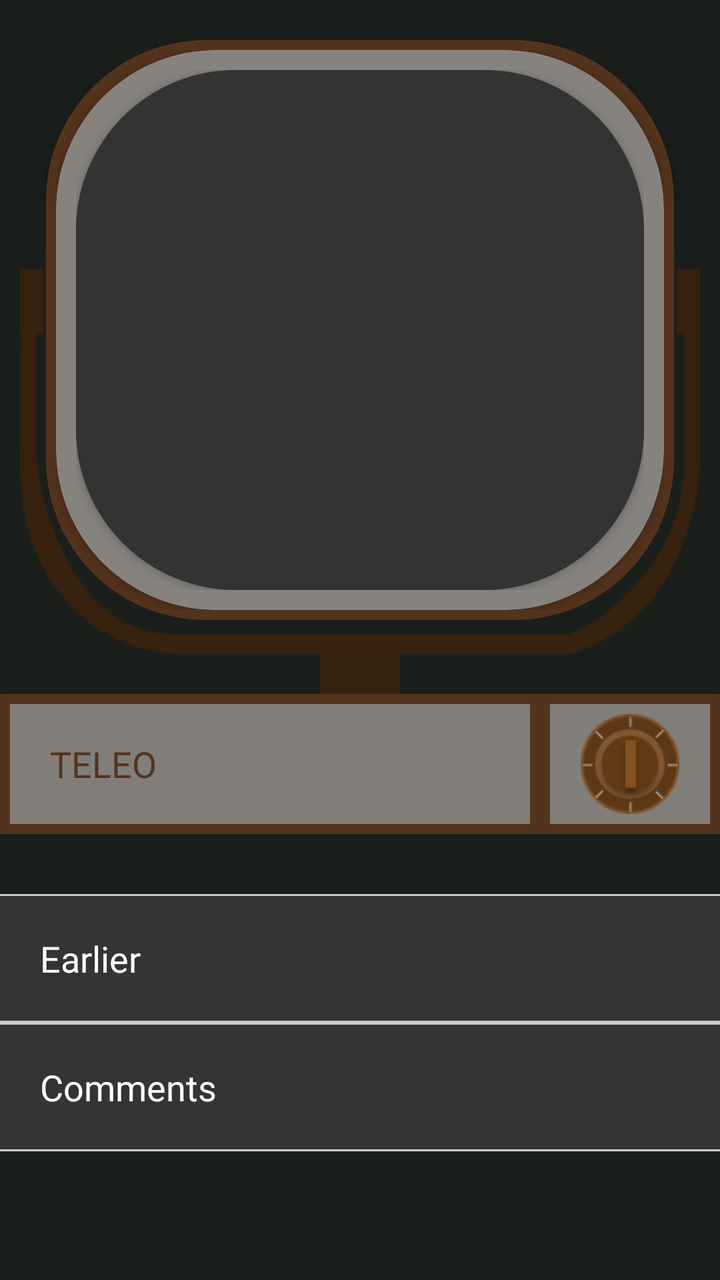
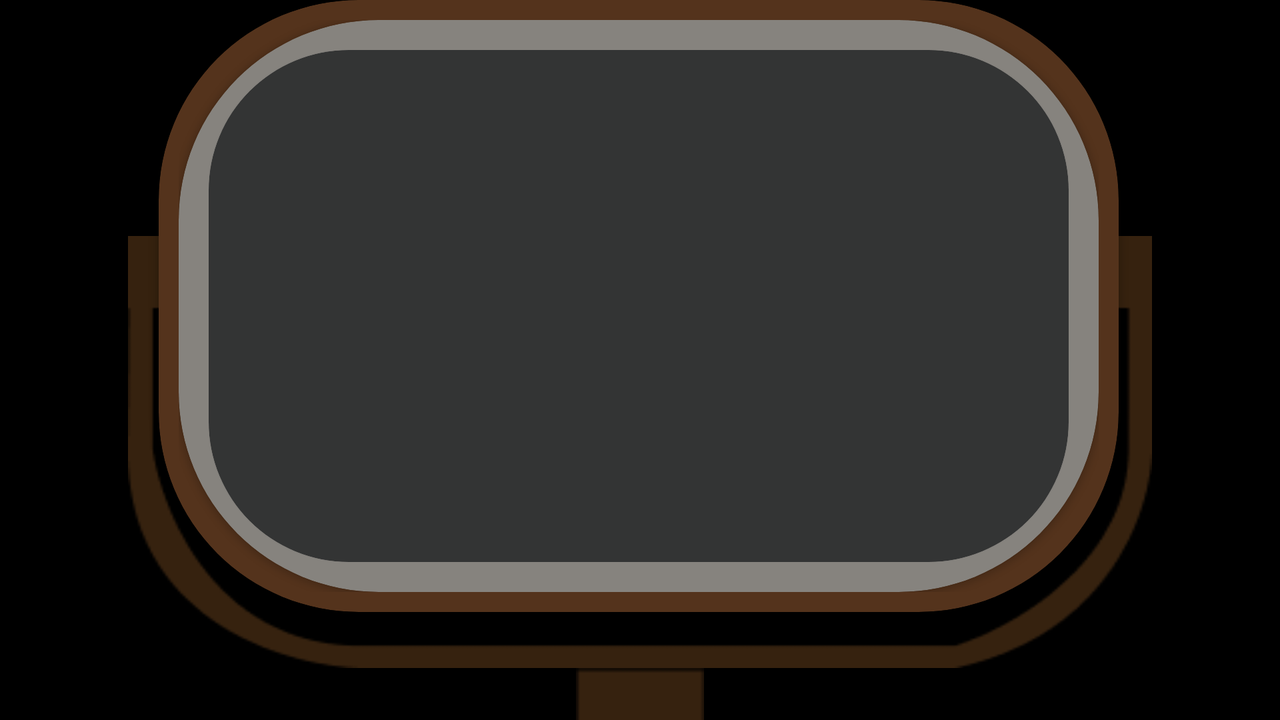

An Android layout and its configuration variant, each rendered on a device that would load it. The default file and the variant file are quoted in full after the pictures.
<!-- AndroidManifest.xml: application theme Theme.AppCompat.NoActionBar -->
<!-- res/layout/fragment_mandelei_tv1960.xml -->
<FrameLayout xmlns:android="http://schemas.android.com/apk/res/android"
    xmlns:app="http://schemas.android.com/apk/res-auto"
    xmlns:tools="http://schemas.android.com/tools"
    android:layout_width="match_parent"
    android:layout_height="match_parent"
    tools:context="gab.cdi.teloe.MandeleiTV"
    android:background="#1B1F1C">
    <ScrollView
        android:layout_width="match_parent"
        android:layout_height="wrap_content">
        <android.support.constraint.ConstraintLayout
            android:layout_width="match_parent"
            android:layout_height="match_parent">
            <android.support.constraint.ConstraintLayout
                android:id="@+id/mandelei_tv_screen_container"
                android:layout_width="match_parent"
                android:layout_height="wrap_content"
                android:layout_marginTop="20dp"
                app:layout_constraintEnd_toEndOf="parent"
                app:layout_constraintStart_toStartOf="parent"
                app:layout_constraintTop_toTopOf="parent">

                <View
                    android:id="@id/customToastRoom"
                    android:layout_width="match_parent"
                    android:layout_height="30dp"
                    android:layout_marginTop="148dp"
                    app:layout_constraintEnd_toEndOf="parent"
                    app:layout_constraintStart_toStartOf="parent"
                    app:layout_constraintTop_toTopOf="parent" />
                <android.support.v7.widget.CardView
                    android:id="@+id/tv_stand_container"
                    android:layout_width="match_parent"
                    android:layout_height="match_parent"
                    android:layout_marginTop="105dp"
                    app:cardBackgroundColor="#1B1F1C"
                    app:contentPadding="10dp"
                    app:contentPaddingBottom="0dp"
                    app:layout_constraintEnd_toEndOf="parent"
                    app:layout_constraintHorizontal_bias="0.0"
                    app:layout_constraintStart_toStartOf="parent"
                    app:layout_constraintTop_toTopOf="parent">
                    <LinearLayout
                        android:layout_width="match_parent"
                        android:layout_height="wrap_content"
                        android:orientation="vertical">
                        <ImageView
                            android:layout_width="match_parent"
                            android:layout_height="match_parent"
                            android:scaleType="fitXY"
                            android:src="@drawable/classic_1960_tv_stand" />
                        <View
                            android:id="@+id/tv_stand_base"
                            android:layout_gravity="center_horizontal"
                            android:background="#34210F"
                            android:layout_width="40dp"
                            android:layout_height="20dp"/>
                    </LinearLayout>
                </android.support.v7.widget.CardView>
                <android.support.v7.widget.CardView
                    android:id="@+id/tv_main"
                    android:layout_marginLeft="23dp"
                    android:layout_marginRight="23dp"
                    android:layout_width="match_parent"
                    android:layout_height="wrap_content"
                    app:cardCornerRadius="80dp"
                    app:layout_constraintEnd_toEndOf="parent"
                    app:layout_constraintStart_toStartOf="parent"
                    app:layout_constraintTop_toTopOf="parent">

                    <android.support.v7.widget.CardView
                        android:layout_width="match_parent"
                        android:layout_height="wrap_content"
                        app:cardBackgroundColor="#54331C"
                        app:cardCornerRadius="80dp"
                        app:contentPadding="5dp">
                        <android.support.v7.widget.CardView
                            android:layout_width="match_parent"
                            android:layout_height="wrap_content"
                            app:cardBackgroundColor="#86837E"
                            app:cardCornerRadius="80dp"
                            app:contentPadding="10dp">
                            <android.support.v7.widget.CardView
                                android:layout_width="match_parent"
                                android:layout_height="wrap_content"
                                app:cardCornerRadius="80dp"
                                >
                                <ImageView
                                android:scaleType="fitXY"
                                android:layout_width="match_parent"
                                android:layout_height="wrap_content"
                                android:src="@drawable/classic_1960_screen_placeholder" />
                                
                                    
                                    
                                    
                                
                            </android.support.v7.widget.CardView>

                            
                                
                                
                                
                        </android.support.v7.widget.CardView>
                    </android.support.v7.widget.CardView>
                </android.support.v7.widget.CardView>
            </android.support.constraint.ConstraintLayout>
            <TableLayout
                android:id="@+id/tv_controls"
                android:layout_width="match_parent"
                android:layout_height="wrap_content"
                app:layout_constraintEnd_toEndOf="parent"
                app:layout_constraintStart_toStartOf="parent"
                app:layout_constraintTop_toBottomOf="@+id/mandelei_tv_screen_container">
                <TableRow>
                    <TextView
                        android:layout_width="wrap_content"
                        android:layout_height="match_parent"
                        android:layout_weight="8"
                        android:background="@drawable/classic_1960_border"
                        android:fontFamily="@font/exo_2_bold"
                        android:gravity="center_vertical"
                        android:paddingLeft="25dp"
                        android:text="Teleo"
                        android:textAllCaps="true"
                        android:textColor="#54331C"
                        android:textSize="18sp" />
                    <ImageView
                        android:layout_width="90dp"
                        android:layout_height="70dp"
                        android:background="@drawable/classic_1960_border"
                        android:padding="10dp"
                        android:src="@drawable/classic_1960_knob" />
                </TableRow>
            </TableLayout>

            <LinearLayout
                android:id="@+id/mendeleiTV_options"
                android:layout_width="match_parent"
                android:layout_height="wrap_content"
                android:background="#333434"
                android:orientation="vertical"
                android:layout_marginTop="30dp"
                app:layout_constraintEnd_toEndOf="parent"
                app:layout_constraintStart_toStartOf="parent"
                app:layout_constraintTop_toBottomOf="@+id/tv_controls">
                <TextView
                    android:layout_width="match_parent"
                    android:layout_height="wrap_content"
                    android:background="@drawable/border_top_bottom_333434_cbcbcb"
                    android:fontFamily="@font/roboto_light"
                    android:paddingBottom="20dp"
                    android:paddingLeft="20dp"
                    android:paddingRight="20dp"
                    android:paddingTop="20dp"
                    android:text="Earlier"
                    android:textColor="#FFFFFF"
                    android:textSize="18sp" />
                <TextView
                    android:layout_width="match_parent"
                    android:layout_height="wrap_content"
                    android:background="@drawable/border_top_bottom_333434_cbcbcb"
                    android:fontFamily="@font/roboto_light"
                    android:paddingBottom="20dp"
                    android:paddingLeft="20dp"
                    android:paddingRight="20dp"
                    android:paddingTop="20dp"
                    android:text="Comments"
                    android:textColor="#FFFFFF"
                    android:textSize="18sp" />

            </LinearLayout>

        </android.support.constraint.ConstraintLayout>
    </ScrollView>


</FrameLayout>
<!-- resources referenced by this layout -->
<resources>
  <!-- drawable border_top_bottom_333434_cbcbcb (drawable) -->
  <?xml version="1.0" encoding="utf-8"?>
  <layer-list xmlns:android="http://schemas.android.com/apk/res/android">
      <item>
          <shape android:shape="rectangle">
              <solid android:color="#CBCBCB"/>
              <corners android:radius="0dp" />
          </shape>
      </item>
  
      <item
          android:left="0.0dp"
          android:right="0.0dp"
          android:top="1.0dp"
          android:bottom="1.0dp">
          <shape android:shape="rectangle">
              <solid android:color="#333434"/>
              <corners android:radius="0dp" />
          </shape>
      </item>
  </layer-list>
  <!-- drawable classic_1960_border (drawable) -->
  <?xml version="1.0" encoding="utf-8"?>
  <layer-list xmlns:android="http://schemas.android.com/apk/res/android">
      <item>
          <shape android:shape="rectangle">
              <solid android:color="#54331C"/>
              <corners android:radius="0dp" />
          </shape>
      </item>
  
      <item
          android:left="5.0dp"
          android:right="5.0dp"
          android:top="5.0dp"
          android:bottom="5.0dp">
          <shape android:shape="rectangle">
              <solid android:color="#817E79"/>
              <corners android:radius="0dp" />
          </shape>
      </item>
  </layer-list>
  <!-- drawable classic_1960_knob: png bitmap (drawable, 4516 bytes) -->
  <!-- drawable classic_1960_screen_placeholder: png bitmap (drawable, 3182 bytes) -->
  <!-- drawable classic_1960_tv_stand: png bitmap (drawable, 3604 bytes) -->
</resources>
<!-- res/layout-land/fragment_mandelei_tv1960.xml (the repository's variant of the layout above) -->
<!-- drawn on the phone turned sideways -->
<?xml version="1.0" encoding="utf-8"?>
<android.support.constraint.ConstraintLayout xmlns:android="http://schemas.android.com/apk/res/android"
    xmlns:app="http://schemas.android.com/apk/res-auto"
    xmlns:tools="http://schemas.android.com/tools"
    android:layout_width="match_parent"
    android:layout_height="match_parent"
    android:background="#000000"
    android:orientation="vertical"
    android:weightSum="1">
    <View
        android:id="@+id/spaceOccupant"
        android:layout_width="0dp"
        android:layout_height="0dp"
        android:layout_marginTop="24dp"
        app:layout_constraintEnd_toEndOf="parent"
        app:layout_constraintHeight_percent="0.25"
        app:layout_constraintStart_toStartOf="parent"
        app:layout_constraintTop_toTopOf="parent"
        app:layout_constraintWidth_percent=".9" />
    <android.support.v7.widget.CardView
        android:id="@+id/tv_screen"
        android:layout_width="0dp"
        android:layout_height="0dp"
        app:cardBackgroundColor="#54331C"
        app:cardCornerRadius="100dp"
        app:contentPadding="10dp"
        app:layout_constraintBottom_toTopOf="@+id/spaceOccupant2"
        app:layout_constraintEnd_toEndOf="parent"
        app:layout_constraintHeight_percent="0.85"
        app:layout_constraintHorizontal_bias="0.496"
        app:layout_constraintStart_toStartOf="parent"
        app:layout_constraintTop_toTopOf="parent"
        app:layout_constraintWidth_percent="0.75">
        <android.support.v7.widget.CardView
            android:layout_width="match_parent"
            android:layout_height="match_parent"
            app:cardBackgroundColor="#86837E"
            app:cardCornerRadius="100dp"
            app:contentPadding="15dp">
            <android.support.v7.widget.CardView
                android:layout_width="match_parent"
                android:layout_height="match_parent"
                app:cardBackgroundColor="#333434"
                app:cardCornerRadius="70dp" />
        </android.support.v7.widget.CardView>
    </android.support.v7.widget.CardView>

    <View
        android:id="@+id/spaceOccupant2"
        android:layout_width="match_parent"
        android:layout_height="0dp"
        app:layout_constraintEnd_toEndOf="parent"
        app:layout_constraintHeight_percent="0.15"
        app:layout_constraintHorizontal_bias="0.0"
        app:layout_constraintStart_toStartOf="parent"
        app:layout_constraintTop_toBottomOf="@id/tv_screen" />

    <ImageView
        android:id="@+id/tv_stand"
        android:layout_width="0dp"
        android:layout_height="0dp"
        android:layout_marginTop="4dp"
        android:scaleType="fitXY"
        android:src="@drawable/classic_1960_tv_stand"
        app:layout_constraintEnd_toEndOf="parent"
        app:layout_constraintHeight_percent="0.6"
        app:layout_constraintStart_toStartOf="parent"
        app:layout_constraintTop_toBottomOf="@+id/spaceOccupant"
        app:layout_constraintWidth_percent="0.8" />

    <ImageView
        android:id="@+id/tv_stand_base"
        android:layout_width="0dp"
        android:layout_height="0dp"
        android:scaleType="fitXY"
        android:src="@drawable/classic_1960_tv_stand_base"
        app:layout_constraintEnd_toEndOf="parent"
        app:layout_constraintHeight_percent="0.1"
        app:layout_constraintStart_toStartOf="parent"
        app:layout_constraintTop_toBottomOf="@+id/tv_stand"
        app:layout_constraintWidth_percent="0.1" />
</android.support.constraint.ConstraintLayout>
<!-- resources referenced by the variant -->
<!-- as the phone turned sideways resolves them -->
<resources>
  <!-- drawable classic_1960_tv_stand: png bitmap (drawable, 3604 bytes) -->
  <!-- drawable classic_1960_tv_stand_base: png bitmap (drawable, 182 bytes) -->
</resources>
